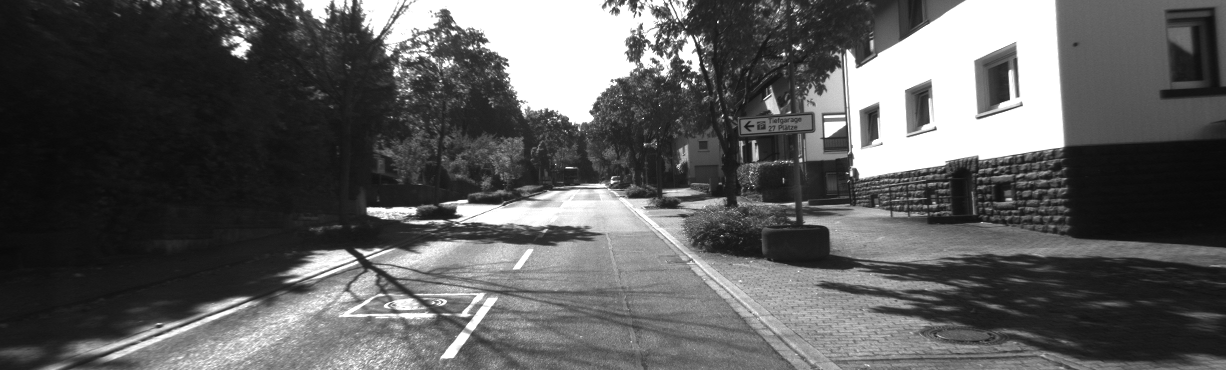
#> input picture stereo-vision-3d/kitti_sample/left.png, 1226 x 370 px
$ python stereo_disparity.py
#> lines starting #> are read from the running program, lines starting #| are printed output that depends on the picture
import cv2
import numpy as np
from matplotlib import pyplot as plt

# 1. Load stereo images (grayscale)
left = cv2.imread("left.png", cv2.IMREAD_GRAYSCALE)
#> left is the input picture: shape (370, 1226); min 8, max 255, mean 91.9
right = cv2.imread("right.png", cv2.IMREAD_GRAYSCALE)
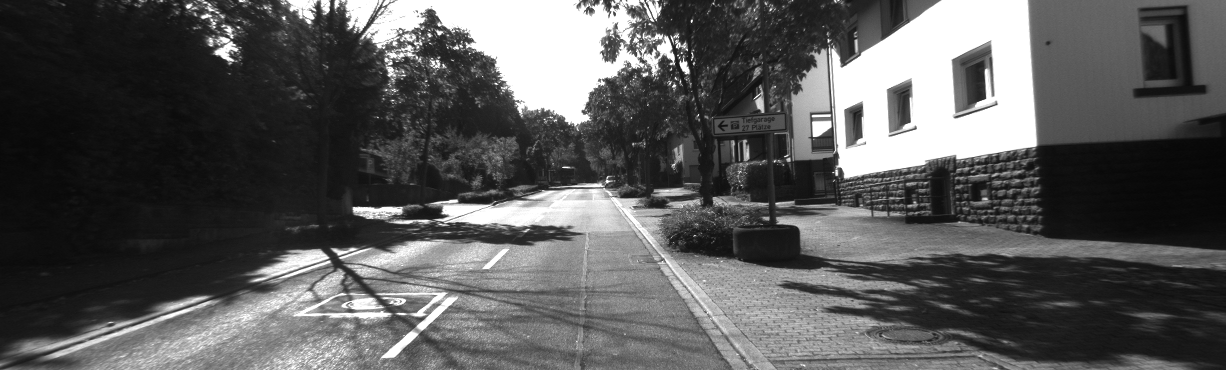
#> input picture stereo-vision-3d/kitti_sample/right.png, 1226 x 370 px
#> right is the input picture: shape (370, 1226); min 6, max 255, mean 88.7

if left is None or right is None:
    print("Images not found. Check filenames.")
    exit()

# 2. Create StereoSGBM matcher
min_disp = 0
num_disp = 64  # must be divisible by 16
block_size = 5

stereo = cv2.StereoSGBM_create(
    minDisparity=min_disp,
    numDisparities=num_disp,
    blockSize=block_size,
    uniquenessRatio=10,
    speckleWindowSize=100,
    speckleRange=32,
    disp12MaxDiff=1
)

disp = stereo.compute(left, right).astype(np.float32) / 16.0
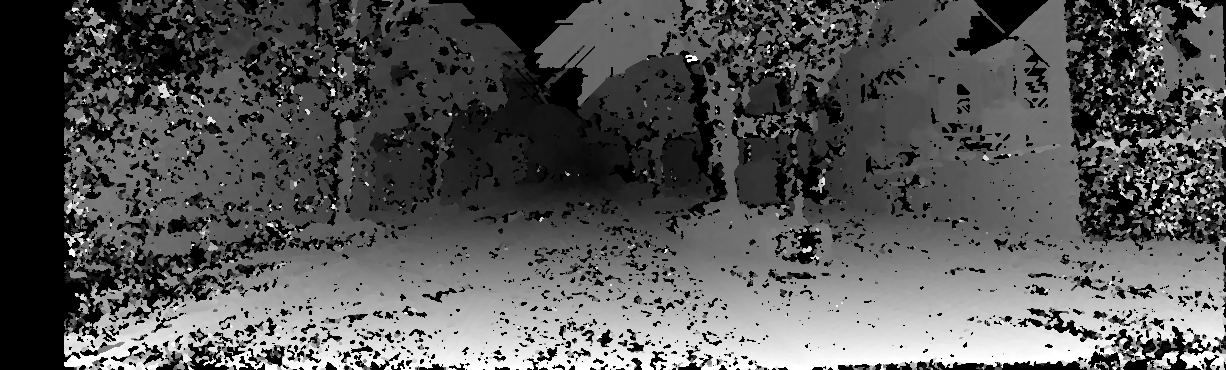
#> disp: shape (370, 1226) float32; min -1, max 63, mean 20.9; drawn with min black and max white

# 3. Load KITTI calibration (000010.txt)
with open("000010.txt", "r") as f:
#> (reads stereo-vision-3d/kitti_sample/000010.txt from the repository)
    lines = f.readlines()

# Projection matrices P0 and P1 (first two lines)
P0 = np.fromstring(lines[0].split(":", 1)[1], sep=" ").reshape(3, 4)
P1 = np.fromstring(lines[1].split(":", 1)[1], sep=" ").reshape(3, 4)

# Focal length (fx) and baseline B (meters)
f = P0[0, 0]                # ~707
Tx = P1[0, 3] / f           # camera x-translation (meters, negative)
B = -Tx                     # baseline is positive distance between cameras

print("Focal length f:", f)
print("Baseline B:", B)

# 4. Compute depth from disparity: depth = f * B / disparity
# Avoid division by zero or negative disparities
disp_valid = disp.copy()
disp_valid[disp_valid <= 0] = np.nan  # mark invalid

depth = f * B / disp_valid            # depth in meters
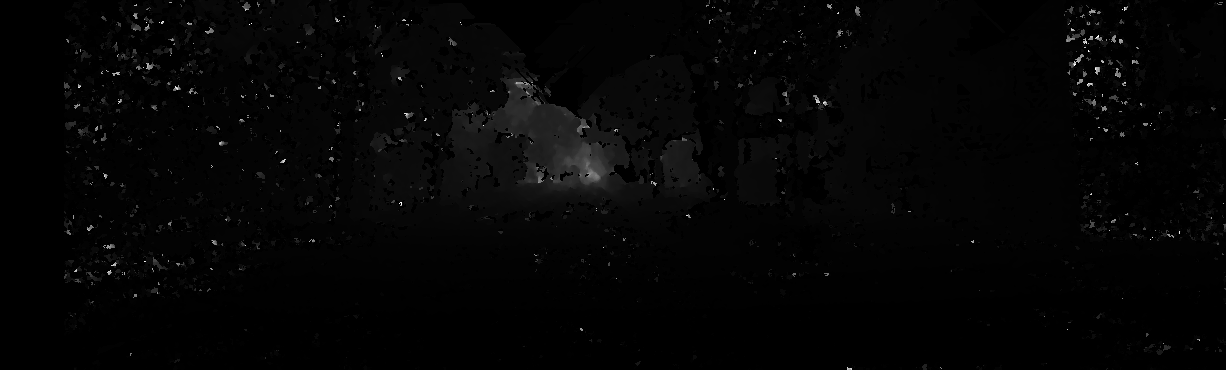
#> depth: shape (370, 1226) float32; 24.11% of the values are NaN or infinite; the others: min 6.03, max 675.2, mean 23.53; drawn with min black, max white, NaN and infinite black

# 5. Simple visualization: clip depth for display (e.g., 0–80 m)

depth_clipped = np.clip(depth, 0, 80)
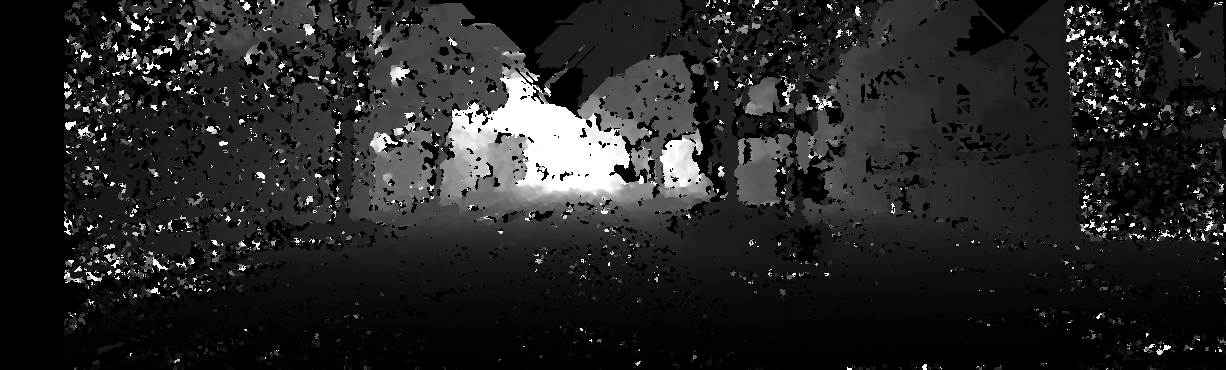
#> depth_clipped: shape (370, 1226) float32; 24.11% of the values are NaN or infinite; the others: min 6.03, max 80, mean 20.48; drawn with min black, max white, NaN and infinite black

plt.figure(figsize=(10, 4))
plt.imshow(depth_clipped, cmap="inferno")
plt.title("Depth Map (meters, clipped)")
plt.axis("off")
plt.colorbar(label="meters")
plt.show()
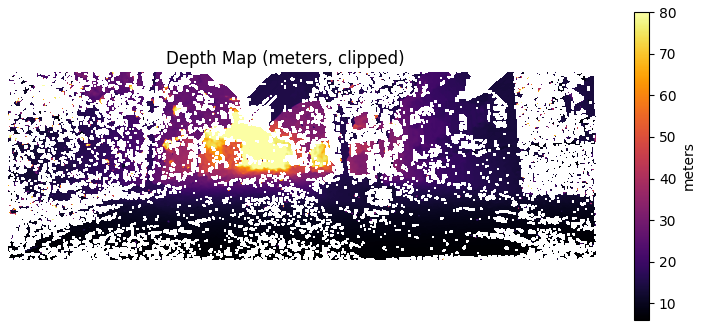
#> figure drawn by matplotlib, 2 panels

np.save("depth_clipped.npy", depth_clipped)
print("Saved depth_clipped.npy")
